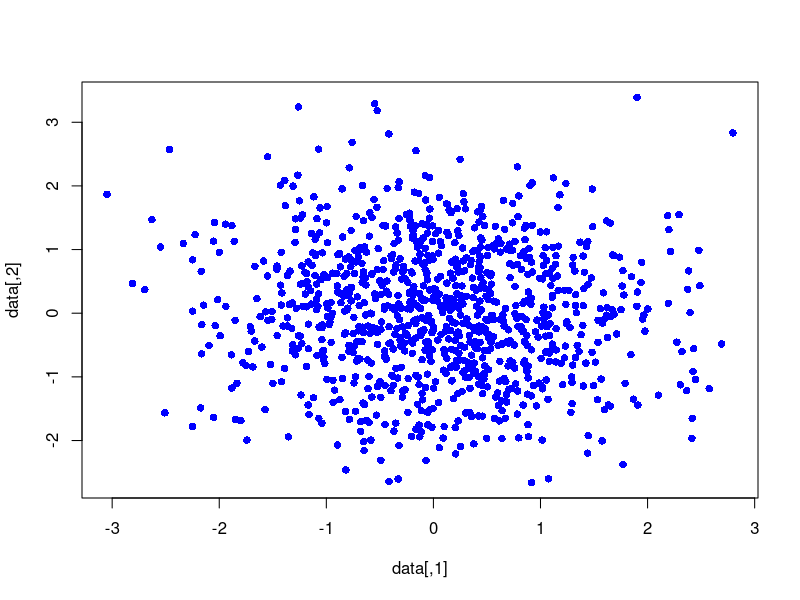
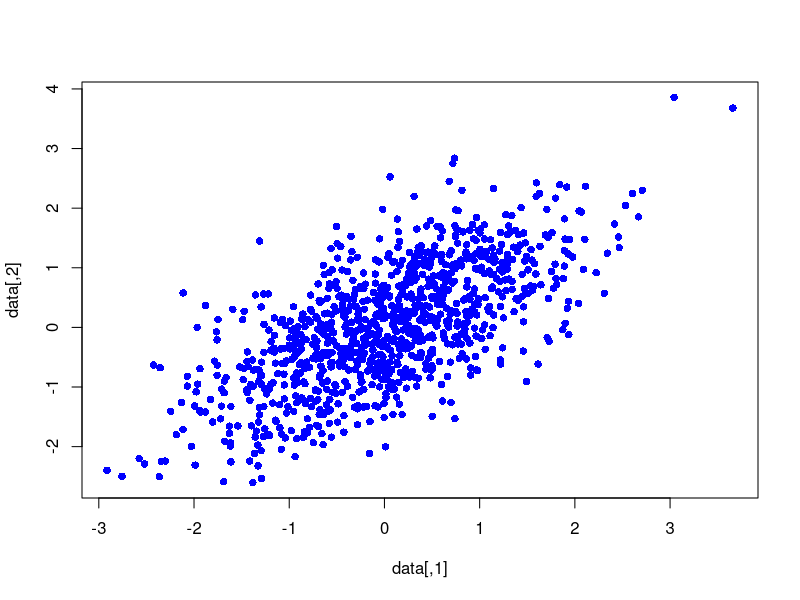

R code for these plots, in order:
## ---- chunk 1
# LLM code

library(mvtnorm)

set.seed(123)

# Generate multivariate normal data with independent variables
n <- 1000  # number of points
mu <- c(0, 0)  # mean vector
sigma <- matrix(c(1, 0, 0, 1), nrow = 2)  # covariance matrix (diagonal for independence)
data <- rmvnorm(n, mean = mu, sigma = sigma)

# Create scatter plot
plot(data,
     col = "blue", 
     pch = 16)
## ---- chunk 2
# LLM code

# Set random seed for reproducibility
set.seed(123)

# Generate multivariate normal data
n <- 1000  # number of points
mu <- c(0, 0)  # mean vector
sigma <- matrix(c(1, 0.7, 0.7, 1), nrow = 2)  # covariance matrix
data <- rmvnorm(n, mean = mu, sigma = sigma)

# Create scatter plot
plot(data,
     col = "blue", 
     pch = 16)
